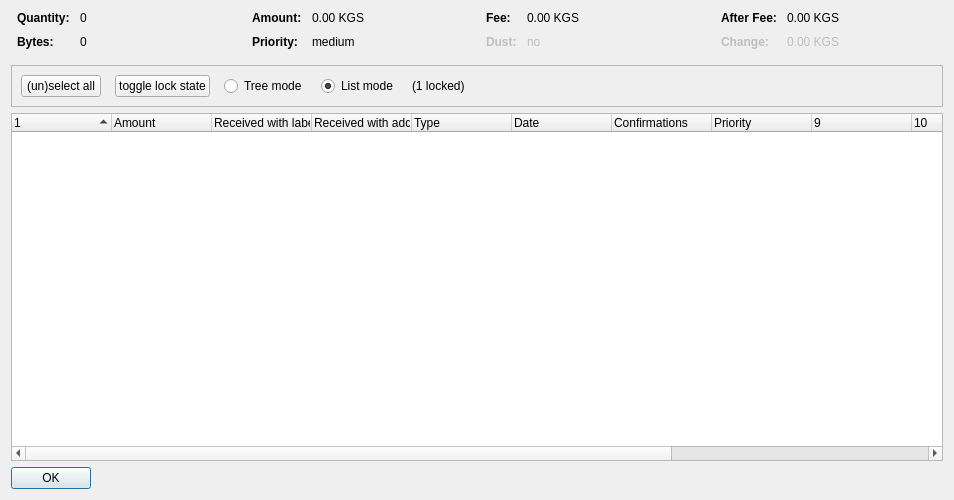
<?xml version="1.0" encoding="UTF-8"?>
<ui version="4.0">
 <class>CoinControlDialog</class>
 <widget class="QDialog" name="CoinControlDialog">
  <property name="geometry">
   <rect>
    <x>0</x>
    <y>0</y>
    <width>954</width>
    <height>500</height>
   </rect>
  </property>
  <property name="windowTitle">
   <string>Coin Selection</string>
  </property>
  <layout class="QVBoxLayout" name="verticalLayout">
   <item>
    <layout class="QHBoxLayout" name="horizontalLayoutTop" stretch="0,0,0,0">
     <property name="topMargin">
      <number>0</number>
     </property>
     <property name="bottomMargin">
      <number>10</number>
     </property>
     <item>
      <layout class="QFormLayout" name="formLayoutCoinControl1">
       <property name="horizontalSpacing">
        <number>10</number>
       </property>
       <property name="verticalSpacing">
        <number>10</number>
       </property>
       <property name="leftMargin">
        <number>6</number>
       </property>
       <property name="rightMargin">
        <number>6</number>
       </property>
       <item row="0" column="0">
        <widget class="QLabel" name="labelCoinControlQuantityText">
         <property name="font">
          <font>
           <weight>75</weight>
           <bold>true</bold>
          </font>
         </property>
         <property name="text">
          <string>Quantity:</string>
         </property>
        </widget>
       </item>
       <item row="0" column="1">
        <widget class="QLabel" name="labelCoinControlQuantity">
         <property name="cursor">
          <cursorShape>IBeamCursor</cursorShape>
         </property>
         <property name="contextMenuPolicy">
          <enum>Qt::ActionsContextMenu</enum>
         </property>
         <property name="text">
          <string notr="true">0</string>
         </property>
         <property name="textInteractionFlags">
          <set>Qt::LinksAccessibleByMouse|Qt::TextSelectableByKeyboard|Qt::TextSelectableByMouse</set>
         </property>
        </widget>
       </item>
       <item row="1" column="0">
        <widget class="QLabel" name="labelCoinControlBytesText">
         <property name="font">
          <font>
           <weight>75</weight>
           <bold>true</bold>
          </font>
         </property>
         <property name="text">
          <string>Bytes:</string>
         </property>
        </widget>
       </item>
       <item row="1" column="1">
        <widget class="QLabel" name="labelCoinControlBytes">
         <property name="cursor">
          <cursorShape>IBeamCursor</cursorShape>
         </property>
         <property name="contextMenuPolicy">
          <enum>Qt::ActionsContextMenu</enum>
         </property>
         <property name="text">
          <string notr="true">0</string>
         </property>
         <property name="textInteractionFlags">
          <set>Qt::LinksAccessibleByMouse|Qt::TextSelectableByKeyboard|Qt::TextSelectableByMouse</set>
         </property>
        </widget>
       </item>
      </layout>
     </item>
     <item>
      <layout class="QFormLayout" name="formLayoutCoinControl2">
       <property name="horizontalSpacing">
        <number>10</number>
       </property>
       <property name="verticalSpacing">
        <number>10</number>
       </property>
       <property name="leftMargin">
        <number>6</number>
       </property>
       <property name="rightMargin">
        <number>6</number>
       </property>
       <item row="0" column="0">
        <widget class="QLabel" name="labelCoinControlAmountText">
         <property name="font">
          <font>
           <weight>75</weight>
           <bold>true</bold>
          </font>
         </property>
         <property name="text">
          <string>Amount:</string>
         </property>
        </widget>
       </item>
       <item row="0" column="1">
        <widget class="QLabel" name="labelCoinControlAmount">
         <property name="cursor">
          <cursorShape>IBeamCursor</cursorShape>
         </property>
         <property name="contextMenuPolicy">
          <enum>Qt::ActionsContextMenu</enum>
         </property>
         <property name="text">
          <string notr="true">0.00 KGS</string>
         </property>
         <property name="textInteractionFlags">
          <set>Qt::LinksAccessibleByMouse|Qt::TextSelectableByKeyboard|Qt::TextSelectableByMouse</set>
         </property>
        </widget>
       </item>
       <item row="1" column="0">
        <widget class="QLabel" name="labelCoinControlPriorityText">
         <property name="font">
          <font>
           <weight>75</weight>
           <bold>true</bold>
          </font>
         </property>
         <property name="text">
          <string>Priority:</string>
         </property>
        </widget>
       </item>
       <item row="1" column="1">
        <widget class="QLabel" name="labelCoinControlPriority">
         <property name="cursor">
          <cursorShape>IBeamCursor</cursorShape>
         </property>
         <property name="contextMenuPolicy">
          <enum>Qt::ActionsContextMenu</enum>
         </property>
         <property name="text">
          <string>medium</string>
         </property>
         <property name="textInteractionFlags">
          <set>Qt::LinksAccessibleByMouse|Qt::TextSelectableByKeyboard|Qt::TextSelectableByMouse</set>
         </property>
        </widget>
       </item>
      </layout>
     </item>
     <item>
      <layout class="QFormLayout" name="formLayoutCoinControl3">
       <property name="horizontalSpacing">
        <number>10</number>
       </property>
       <property name="verticalSpacing">
        <number>10</number>
       </property>
       <property name="leftMargin">
        <number>6</number>
       </property>
       <property name="rightMargin">
        <number>6</number>
       </property>
       <item row="0" column="0">
        <widget class="QLabel" name="labelCoinControlFeeText">
         <property name="font">
          <font>
           <weight>75</weight>
           <bold>true</bold>
          </font>
         </property>
         <property name="text">
          <string>Fee:</string>
         </property>
        </widget>
       </item>
       <item row="0" column="1">
        <widget class="QLabel" name="labelCoinControlFee">
         <property name="cursor">
          <cursorShape>IBeamCursor</cursorShape>
         </property>
         <property name="contextMenuPolicy">
          <enum>Qt::ActionsContextMenu</enum>
         </property>
         <property name="text">
          <string notr="true">0.00 KGS</string>
         </property>
         <property name="textInteractionFlags">
          <set>Qt::LinksAccessibleByMouse|Qt::TextSelectableByKeyboard|Qt::TextSelectableByMouse</set>
         </property>
        </widget>
       </item>
       <item row="1" column="0">
        <widget class="QLabel" name="labelCoinControlLowOutputText">
         <property name="enabled">
          <bool>false</bool>
         </property>
         <property name="font">
          <font>
           <weight>75</weight>
           <bold>true</bold>
          </font>
         </property>
         <property name="text">
          <string>Dust:</string>
         </property>
        </widget>
       </item>
       <item row="1" column="1">
        <widget class="QLabel" name="labelCoinControlLowOutput">
         <property name="enabled">
          <bool>false</bool>
         </property>
         <property name="cursor">
          <cursorShape>IBeamCursor</cursorShape>
         </property>
         <property name="contextMenuPolicy">
          <enum>Qt::ActionsContextMenu</enum>
         </property>
         <property name="text">
          <string>no</string>
         </property>
         <property name="textInteractionFlags">
          <set>Qt::LinksAccessibleByMouse|Qt::TextSelectableByKeyboard|Qt::TextSelectableByMouse</set>
         </property>
        </widget>
       </item>
      </layout>
     </item>
     <item>
      <layout class="QFormLayout" name="formLayoutCoinControl4">
       <property name="horizontalSpacing">
        <number>10</number>
       </property>
       <property name="verticalSpacing">
        <number>10</number>
       </property>
       <property name="leftMargin">
        <number>6</number>
       </property>
       <property name="rightMargin">
        <number>6</number>
       </property>
       <item row="0" column="0">
        <widget class="QLabel" name="labelCoinControlAfterFeeText">
         <property name="font">
          <font>
           <weight>75</weight>
           <bold>true</bold>
          </font>
         </property>
         <property name="text">
          <string>After Fee:</string>
         </property>
        </widget>
       </item>
       <item row="0" column="1">
        <widget class="QLabel" name="labelCoinControlAfterFee">
         <property name="cursor">
          <cursorShape>IBeamCursor</cursorShape>
         </property>
         <property name="contextMenuPolicy">
          <enum>Qt::ActionsContextMenu</enum>
         </property>
         <property name="text">
          <string notr="true">0.00 KGS</string>
         </property>
         <property name="textInteractionFlags">
          <set>Qt::LinksAccessibleByMouse|Qt::TextSelectableByKeyboard|Qt::TextSelectableByMouse</set>
         </property>
        </widget>
       </item>
       <item row="1" column="0">
        <widget class="QLabel" name="labelCoinControlChangeText">
         <property name="enabled">
          <bool>false</bool>
         </property>
         <property name="font">
          <font>
           <weight>75</weight>
           <bold>true</bold>
          </font>
         </property>
         <property name="text">
          <string>Change:</string>
         </property>
        </widget>
       </item>
       <item row="1" column="1">
        <widget class="QLabel" name="labelCoinControlChange">
         <property name="enabled">
          <bool>false</bool>
         </property>
         <property name="cursor">
          <cursorShape>IBeamCursor</cursorShape>
         </property>
         <property name="contextMenuPolicy">
          <enum>Qt::ActionsContextMenu</enum>
         </property>
         <property name="text">
          <string notr="true">0.00 KGS</string>
         </property>
         <property name="textInteractionFlags">
          <set>Qt::LinksAccessibleByMouse|Qt::TextSelectableByKeyboard|Qt::TextSelectableByMouse</set>
         </property>
        </widget>
       </item>
      </layout>
     </item>
    </layout>
   </item>
   <item>
    <widget class="QFrame" name="frame">
     <property name="minimumSize">
      <size>
       <width>0</width>
       <height>40</height>
      </size>
     </property>
     <property name="frameShape">
      <enum>QFrame::StyledPanel</enum>
     </property>
     <property name="frameShadow">
      <enum>QFrame::Sunken</enum>
     </property>
     <layout class="QHBoxLayout" name="horizontalLayout">
      <item>
       <layout class="QHBoxLayout" name="horizontalLayoutPanel" stretch="0,0,0,0,0,0">
        <property name="spacing">
         <number>14</number>
        </property>
        <item>
         <widget class="QPushButton" name="pushButtonSelectAll">
          <property name="sizePolicy">
           <sizepolicy hsizetype="Maximum" vsizetype="Fixed">
            <horstretch>0</horstretch>
            <verstretch>0</verstretch>
           </sizepolicy>
          </property>
          <property name="text">
           <string>(un)select all</string>
          </property>
          <property name="autoDefault">
           <bool>false</bool>
          </property>
         </widget>
        </item>
        <item>
         <widget class="QPushButton" name="pushButtonToggleLock">
          <property name="sizePolicy">
           <sizepolicy hsizetype="Maximum" vsizetype="Fixed">
            <horstretch>0</horstretch>
            <verstretch>0</verstretch>
           </sizepolicy>
          </property>
          <property name="text">
           <string>toggle lock state</string>
          </property>
          <property name="autoDefault">
           <bool>false</bool>
          </property>
         </widget>
        </item>
        <item>
         <widget class="QRadioButton" name="radioTreeMode">
          <property name="sizePolicy">
           <sizepolicy hsizetype="Maximum" vsizetype="Fixed">
            <horstretch>0</horstretch>
            <verstretch>0</verstretch>
           </sizepolicy>
          </property>
          <property name="text">
           <string>Tree mode</string>
          </property>
         </widget>
        </item>
        <item>
         <widget class="QRadioButton" name="radioListMode">
          <property name="sizePolicy">
           <sizepolicy hsizetype="Maximum" vsizetype="Fixed">
            <horstretch>0</horstretch>
            <verstretch>0</verstretch>
           </sizepolicy>
          </property>
          <property name="text">
           <string>List mode</string>
          </property>
          <property name="checked">
           <bool>true</bool>
          </property>
         </widget>
        </item>
        <item>
         <widget class="QLabel" name="labelLocked">
          <property name="text">
           <string>(1 locked)</string>
          </property>
         </widget>
        </item>
        <item>
         <spacer name="horizontalSpacer">
          <property name="orientation">
           <enum>Qt::Horizontal</enum>
          </property>
          <property name="sizeHint" stdset="0">
           <size>
            <width>40</width>
            <height>20</height>
           </size>
          </property>
         </spacer>
        </item>
       </layout>
      </item>
     </layout>
    </widget>
   </item>
   <item>
    <widget class="CoinControlTreeWidget" name="treeWidget">
     <property name="contextMenuPolicy">
      <enum>Qt::CustomContextMenu</enum>
     </property>
     <property name="sortingEnabled">
      <bool>false</bool>
     </property>
     <property name="columnCount">
      <number>13</number>
     </property>
     <attribute name="headerShowSortIndicator" stdset="0">
      <bool>true</bool>
     </attribute>
     <attribute name="headerStretchLastSection">
      <bool>false</bool>
     </attribute>
     <column>
      <property name="text">
       <string/>
      </property>
     </column>
     <column>
      <property name="text">
       <string>Amount</string>
      </property>
     </column>
     <column>
      <property name="text">
       <string>Received with label</string>
      </property>
     </column>
     <column>
      <property name="text">
       <string>Received with address</string>
      </property>
     </column>
     <column>
      <property name="text">
	<string>Type</string>
      </property>
     </column>
     <column>
      <property name="text">	 
       <string>Date</string>
      </property>
     </column>
     <column>
      <property name="text">
       <string>Confirmations</string>
      </property>
      <property name="toolTip">
       <string>Confirmed</string>
      </property>
     </column>
     <column>
      <property name="text">
       <string>Priority</string>
      </property>
     </column>
     <column>
      <property name="text">
       <string/>
      </property>
     </column>
     <column>
      <property name="text">
       <string/>
      </property>
     </column>
     <column>
      <property name="text">
       <string/>
      </property>
     </column>
     <column>
      <property name="text">
       <string/>
      </property>
     </column>
     <column>
      <property name="text">
       <string/>
      </property>
     </column>
    </widget>
   </item>
   <item>
    <widget class="QDialogButtonBox" name="buttonBox">
     <property name="sizePolicy">
      <sizepolicy hsizetype="Maximum" vsizetype="Fixed">
       <horstretch>0</horstretch>
       <verstretch>0</verstretch>
      </sizepolicy>
     </property>
     <property name="orientation">
      <enum>Qt::Horizontal</enum>
     </property>
     <property name="standardButtons">
      <set>QDialogButtonBox::Ok</set>
     </property>
    </widget>
   </item>
  </layout>
 </widget>
 <customwidgets>
  <customwidget>
   <class>CoinControlTreeWidget</class>
   <extends>QTreeWidget</extends>
   <header>coincontroltreewidget.h</header>
  </customwidget>
 </customwidgets>
 <resources/>
 <connections/>
</ui>
